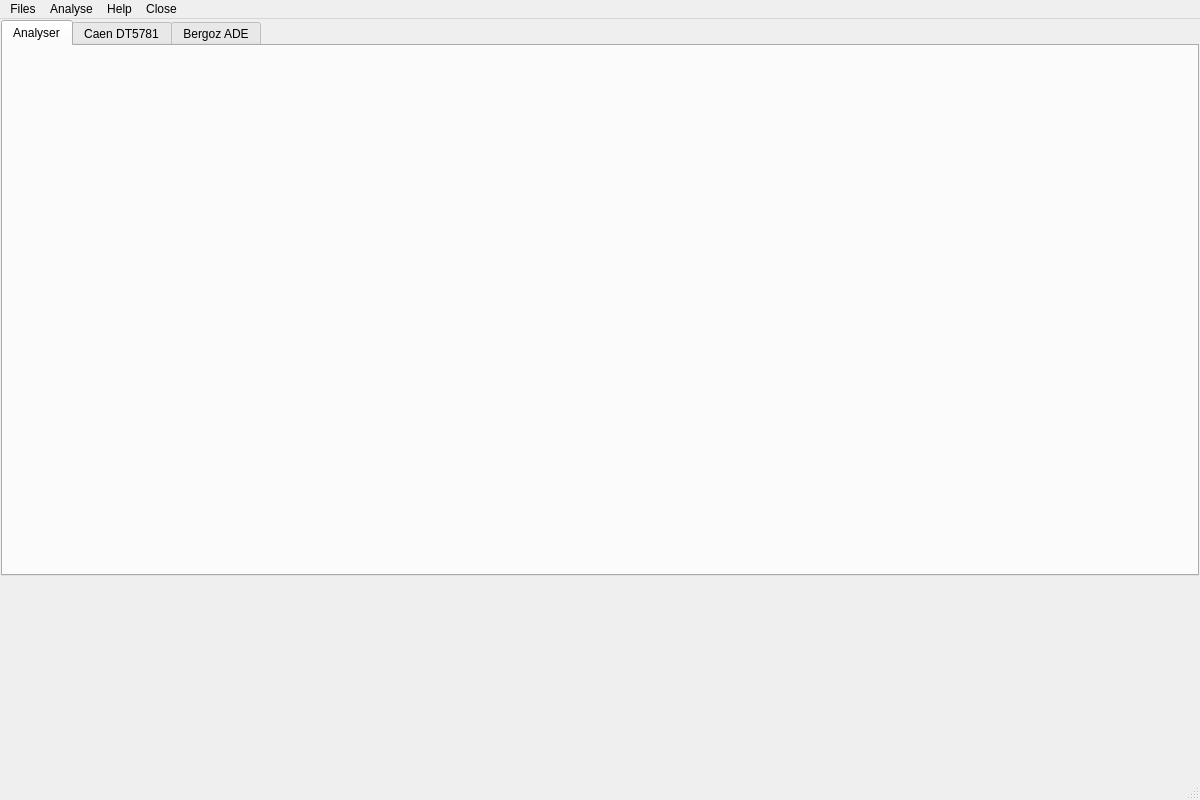
<?xml version="1.0" encoding="UTF-8"?>
<ui version="4.0">
 <class>MainWindow</class>
 <widget class="QMainWindow" name="MainWindow">
  <property name="geometry">
   <rect>
    <x>0</x>
    <y>0</y>
    <width>1200</width>
    <height>800</height>
   </rect>
  </property>
  <property name="minimumSize">
   <size>
    <width>1200</width>
    <height>800</height>
   </size>
  </property>
  <property name="windowTitle">
   <string>FLASHy</string>
  </property>
  <widget class="QWidget" name="centralwidget">
   <layout class="QGridLayout" name="layout_window">
    <property name="leftMargin">
     <number>1</number>
    </property>
    <property name="topMargin">
     <number>1</number>
    </property>
    <property name="rightMargin">
     <number>1</number>
    </property>
    <property name="bottomMargin">
     <number>1</number>
    </property>
    <property name="spacing">
     <number>1</number>
    </property>
    <item row="0" column="0">
     <widget class="QTabWidget" name="tab_holder">
      <property name="currentIndex">
       <number>0</number>
      </property>
      <widget class="QWidget" name="tab_analyser">
       <attribute name="title">
        <string>Analyser</string>
       </attribute>
       <layout class="QGridLayout" name="layout_TabAnalyser">
        <property name="leftMargin">
         <number>0</number>
        </property>
        <property name="topMargin">
         <number>0</number>
        </property>
        <property name="rightMargin">
         <number>0</number>
        </property>
        <property name="bottomMargin">
         <number>0</number>
        </property>
        <property name="spacing">
         <number>0</number>
        </property>
        <item row="0" column="0">
         <widget class="QWidget" name="TabAnalyserPlaceholder" native="true"/>
        </item>
       </layout>
      </widget>
      <widget class="QWidget" name="tab_dt5781">
       <attribute name="title">
        <string>Caen DT5781</string>
       </attribute>
       <layout class="QGridLayout" name="layout_TabDT5781">
        <property name="leftMargin">
         <number>0</number>
        </property>
        <property name="topMargin">
         <number>0</number>
        </property>
        <property name="rightMargin">
         <number>0</number>
        </property>
        <property name="bottomMargin">
         <number>0</number>
        </property>
        <property name="spacing">
         <number>0</number>
        </property>
        <item row="2" column="2">
         <widget class="QWidget" name="TabDT5781Placeholder" native="true"/>
        </item>
       </layout>
      </widget>
      <widget class="QWidget" name="tab_ADE">
       <attribute name="title">
        <string>Bergoz ADE</string>
       </attribute>
       <layout class="QGridLayout" name="layout_TabADE">
        <property name="leftMargin">
         <number>0</number>
        </property>
        <property name="topMargin">
         <number>0</number>
        </property>
        <property name="rightMargin">
         <number>0</number>
        </property>
        <property name="bottomMargin">
         <number>0</number>
        </property>
        <property name="spacing">
         <number>0</number>
        </property>
        <item row="0" column="0">
         <widget class="QWidget" name="TabADEPlaceholder" native="true"/>
        </item>
       </layout>
      </widget>
     </widget>
    </item>
    <item row="1" column="0">
     <widget class="QWidget" name="FeedbackPlaceholder" native="true">
      <property name="minimumSize">
       <size>
        <width>0</width>
        <height>200</height>
       </size>
      </property>
     </widget>
    </item>
   </layout>
  </widget>
  <widget class="QMenuBar" name="menubar">
   <property name="geometry">
    <rect>
     <x>0</x>
     <y>0</y>
     <width>1200</width>
     <height>33</height>
    </rect>
   </property>
   <widget class="QMenu" name="menuFiles">
    <property name="title">
     <string>Files</string>
    </property>
   </widget>
   <widget class="QMenu" name="menuAnalyse">
    <property name="title">
     <string>Analyse</string>
    </property>
   </widget>
   <widget class="QMenu" name="menuHelp">
    <property name="title">
     <string>Help</string>
    </property>
   </widget>
   <widget class="QMenu" name="menuClose">
    <property name="title">
     <string>Close</string>
    </property>
   </widget>
   <addaction name="menuFiles"/>
   <addaction name="menuAnalyse"/>
   <addaction name="menuHelp"/>
   <addaction name="menuClose"/>
  </widget>
  <widget class="QStatusBar" name="status_bar"/>
 </widget>
 <resources/>
 <connections/>
</ui>
